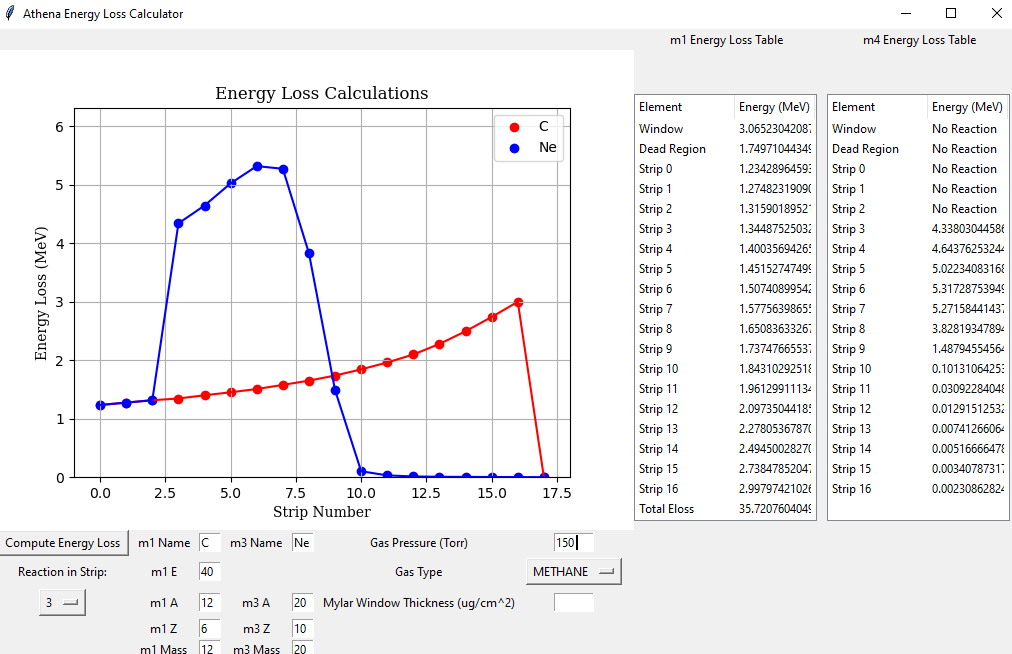

This chart was generated by the following Python code:
import tkinter
from tkinter import *
from tkinter import ttk
from matplotlib.backends.backend_tkagg import FigureCanvasTkAgg
from matplotlib.figure import Figure
import matplotlib.pyplot as plt
from main_program import main_func
import numpy as np


fig = Figure()
ax = fig.add_subplot(111)
x = [0,1,2,3,4,5,6,7,8,9,10,11,12,13,14,15,16,17]
y = [1,1,1,1,1,1,1,1,1,1,1,1,1,1,1,1,1,1]
ax.set_title('Energy Loss Calculations',fontname='serif')
ax.set_xlabel('Strip Number',fontname='serif')
ax.set_ylabel('Energy Loss (MeV)',fontname='serif')
ax.grid()
ax.set_xlim(-1, 18)
ax.set_ylim(0, 3)
ax.scatter(x,y)


class App:
    def __init__(self, master):
        # Create a container
        frame = tkinter.Frame(master)
##################################################################################
#This button starts the magic! Go over to the draw function for more information
#about what this button acutally does. 

        self.compute_loss = tkinter.Button(master,text=" Compute Energy Loss ", command=self.draw)
        self.compute_loss.grid(row=2,column=0)


        self.reactionstrip_label = tkinter.Label(master,text='Reaction in Strip:')
        self.reactionstrip_label.grid(row=3,column=0)
        self.reactionstrip = StringVar()
        self.reactionstrip.set("SELECT STRIP")
        self.reactionstrip_entry = OptionMenu(master,self.reactionstrip, 0,1,2,3,4,5,6,7,8,9,10,11,12,13,14,15,16,17)
        self.reactionstrip_entry.grid(row = 4, column = 0)

##################################################################################
#Entries for m1 Particle (this is the beam)

        self.m1_name_label = tkinter.Label(master,text='m1 Name')
        self.m1_name_label.grid(row=2,column=1)
        self.m1_name_entry = tkinter.Entry(master,text='m1 Name',width=3)
        self.m1_name_entry.grid(row=2,column=2)

        self.m1_E_label = tkinter.Label(master,text='m1 E')
        self.m1_E_label.grid(row=3,column=1)
        self.m1_E_entry = tkinter.Entry(master,text='m1 E',width=3)
        self.m1_E_entry.grid(row=3,column=2)

        self.m1_A_label = tkinter.Label(master,text='m1 A')
        self.m1_A_label.grid(row=4,column=1)
        self.m1_A_entry = tkinter.Entry(master,text="m1 A",width=3)
        self.m1_A_entry.grid(row=4,column=2)

        self.m1_Z_label = tkinter.Label(master,text='m1 Z')
        self.m1_Z_label.grid(row=5,column=1)
        self.m1_Z_entry = tkinter.Entry(master,text='m1 Z',width=3)
        self.m1_Z_entry.grid(row=5,column=2)

        self.m1_mass_label = tkinter.Label(master,text='m1 Mass')
        self.m1_mass_label.grid(row=6,column=1)
        self.m1_mass_entry = tkinter.Entry(master,text='m1 Mass',width=3)
        self.m1_mass_entry.grid(row=6,column=2)

##################################################################################
#Entries for m3 Particle (this is the heavy recoil)
        
        self.m3_name_label = tkinter.Label(master,text='m3 Name')
        self.m3_name_label.grid(row=2,column=3)
        self.m3_name_entry = tkinter.Entry(master,text='m3 Name',width=3)
        self.m3_name_entry.grid(row=2,column=4)

#        self.m3_E_label = tkinter.Label(master,text='m3 E')
#        self.m3_E_label.grid(row=3,column=3)
#        self.m3_E_entry = tkinter.Entry(master,text='m3 E',width=3)
#        self.m3_E_entry.grid(row=3,column=4)

        self.m3_A_label = tkinter.Label(master,text='m3 A')
        self.m3_A_label.grid(row=4,column=3)
        self.m3_A_entry = tkinter.Entry(master,text="m3 A",width=3)
        self.m3_A_entry.grid(row=4,column=4)

        self.m3_Z_label = tkinter.Label(master,text='m3 Z')
        self.m3_Z_label.grid(row=5,column=3)
        self.m3_Z_entry = tkinter.Entry(master,text='m3 Z',width=3)
        self.m3_Z_entry.grid(row=5,column=4)
        
        self.m3_mass_label = tkinter.Label(master,text='m3 Mass')
        self.m3_mass_label.grid(row=6,column=3)
        self.m3_mass_entry = tkinter.Entry(master,text='m3 Mass',width=3)
        self.m3_mass_entry.grid(row=6,column=4)

##################################################################################
#Gas property entries
        
        self.gaspressure_label = tkinter.Label(master,text='Gas Pressure (Torr)')
        self.gaspressure_label.grid(row=2,column=5)
        self.gaspressure_entry = tkinter.Entry(master,text='Gas Pressure (Torr)',width=6)
        self.gaspressure_entry.grid(row=2,column=6)

        self.gastype_label = tkinter.Label(master,text='Gas Type')
        self.gastype_label.grid(row=3,column=5)
        self.variable = StringVar()
        self.variable.set("SELECT GAS")
        self.gastype_entry = OptionMenu(master,self.variable, 'METHANE','P10','HELIUM')
        self.gastype_entry.grid(row = 3, column = 6)


##################################################################################
#Window Properties 
        
        self.windowthick_label = tkinter.Label(master,text='Mylar Window Thickness (ug/cm^2)')
        self.windowthick_label.grid(row=4,column=5)
        self.windowthick_entry = tkinter.Entry(master,text='Mylar Window Thickness (ug/cm^2)',width=6)
        self.windowthick_entry.grid(row=4,column=6)
        
##################################################################################
      
        self.tree_label = tkinter.Label(master,text=' m1 Energy Loss Table')
        self.tree_label.grid(row=0,column=8)
        self.tree = ttk.Treeview(master)
        self.tree["columns"]=("Element","Energy")
        self.tree.column("#0", width=0, minwidth=0, stretch=tkinter.NO)
        self.tree.column("Element", width=100, minwidth=10, stretch=tkinter.NO)
        self.tree.column("Energy", width=80, minwidth=10, stretch=tkinter.NO)
        self.tree.heading("Element",text="Element",anchor=tkinter.W)
        self.tree.heading("Energy", text="Energy (MeV)",anchor=tkinter.W)
        self.tree.grid(row=0,column=8,rowspan=4,sticky=E,padx=0)
        self.tree.configure(height=20)

        self.tree2_label = tkinter.Label(master,text=' m4 Energy Loss Table')
        self.tree2_label.grid(row=0,column=9)
        self.tree2 = ttk.Treeview(master)
        self.tree2["columns"]=("Element","Energy")
        self.tree2.column("#0", width=0, minwidth=0, stretch=tkinter.NO)
        self.tree2.column("Element", width=100, minwidth=10, stretch=tkinter.NO)
        self.tree2.column("Energy", width=80, minwidth=10, stretch=tkinter.NO)
        self.tree2.heading("Element",text="Element",anchor=tkinter.W)
        self.tree2.heading("Energy", text="Energy (MeV)",anchor=tkinter.W)
        self.tree2.grid(row=0,column=9,rowspan=4,sticky=E,padx=10)
        self.tree2.configure(height=20)  
##################################################################################
#This sets up an empty plot before the magic happens when the program is first
#started up.
        
        
        self.plot1 = ax.scatter(x,y)
        self.canvas = FigureCanvasTkAgg(fig,master=master)
        self.canvas.get_tk_widget().grid(row=1,column=0,columnspan=8)
        self.canvas.draw()

         
##################################################################################
##################################################################################
##################################################################################
#This is where the magic happens! Get all the useful values from the entries
#and pass them along to the energy loss calculation algorithm. Onces the values
#are calculated the values are plotted.
        
    def draw(self):
        m1_energy = float(self.m1_E_entry.get())
        m1_name = str(self.m1_name_entry.get())
        m1_mass = float(self.m1_mass_entry.get())
        m1_Z = float(self.m1_Z_entry.get())
        m1_A = float(self.m1_A_entry.get())

        m4_name = str(self.m3_name_entry.get())
        m4_mass = float(self.m3_mass_entry.get())
        m4_Z = float(self.m3_Z_entry.get())
        m4_A = float(self.m3_A_entry.get())

        gastype = str(self.variable.get())
        gaspressure = float(self.gaspressure_entry.get())
        windowthick = 0
        reactionstrip = int(self.reactionstrip.get())
        
        window_eloss, dead_eloss, m1strip, m4strip = main_func(m1_name,m1_mass,m1_energy,m1_Z,m1_A,m4_name,m4_mass,m4_Z,m4_A,gastype,gaspressure,windowthick,reactionstrip)





        self.tree.delete(*self.tree.get_children())
        self.tree2.delete(*self.tree2.get_children())
        
        self.tree.insert('',1, text="Window", values=("Window",window_eloss))
        self.tree.insert('',2, text="Dead Region", values=("Dead Region",dead_eloss))
        for i in range(0,17):
            self.tree.insert('',i+2, text="Dead Region", values=("Strip " +str(i),m1strip[i]))

        self.tree2.insert('',1, text="Window", values=("Window","No Reaction"))
        self.tree2.insert('',2, text="Dead Region", values=("Dead Region","No Reaction"))
        for i in range(0,17):
            if(i < reactionstrip):
                self.tree2.insert('',i+2, text="Dead Region", values=("Strip " +str(i),"No Reaction"))
            else:
                self.tree2.insert('',i+2, text="Dead Region", values=("Strip " +str(i),m4strip[i]))                
    
        self.tree.insert('',19, text="Dead Region", values=(("Total Eloss "),sum(m1strip)+window_eloss+dead_eloss))
        self.tree.insert('',20, text="Dead Region", values=(("Remaing E "),m1_energy-(sum(m1strip)+window_eloss+dead_eloss)))        
            
        ax.clear()
        ax.set_title('Energy Loss Calculations',fontname='serif')
        ax.set_xlabel('Strip Number',fontname='serif')
        ax.set_ylabel('Energy Loss (MeV)',fontname='serif')
        ax.grid()
        ax.set_xlim(-1, 18)
        ax.set_ylim(0, np.amax(m4strip)+1)
        self.plot1 = ax.scatter(x,m1strip,color = 'r',label=m1_name)
        self.plot1 = ax.scatter(x,m4strip,color = 'b',label=m4_name)     
        self.plot1 = ax.plot(x,m1strip,color = 'r')
        self.plot1 = ax.plot(x,m4strip,color='b')
        ax.legend(loc=1)
        self.canvas.draw()

##################################################################################
##################################################################################
##################################################################################





root = tkinter.Tk()
app = App(root)
root.title("Athena Energy Loss Calculator")
root.mainloop()
